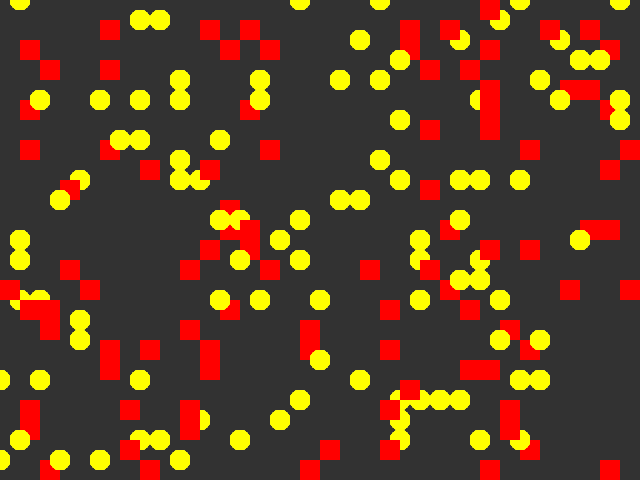
Frame 1 (no input)
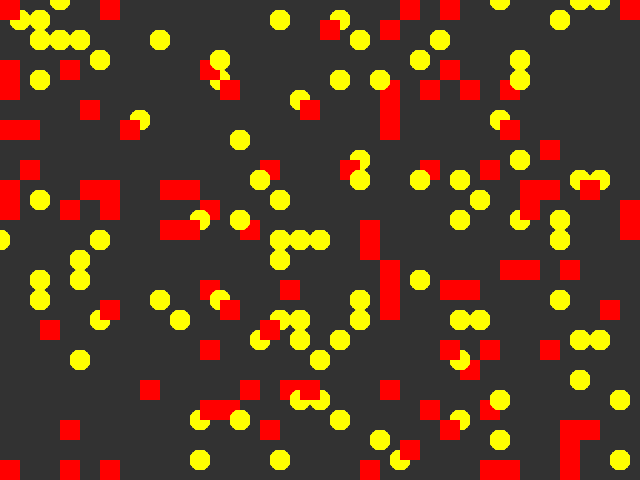
Frame 60 (the mouse pressed at the canvas centre just before this capture)
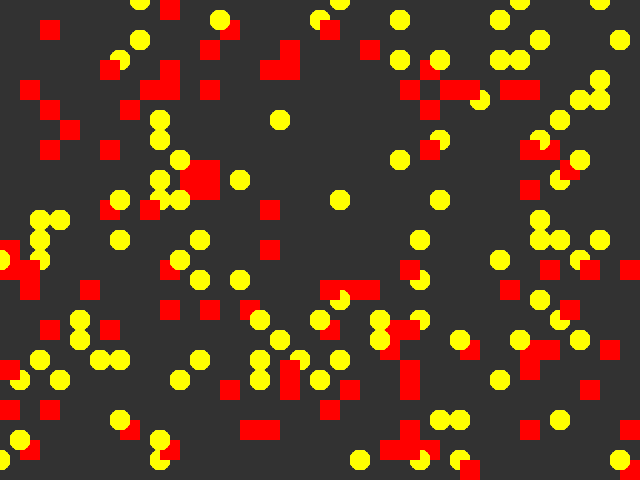
Frame 120 (the mouse held since frame 60 and released just before this capture)

The Processing sketch that drew these frames (run headless with seeded random() and noise(); from frame 60 on, the mouse is pressed at the canvas centre):

// Processing sketch: RaphaelleG_Assignment4
// ── RaphaelleG_Assignment4.pde
// Griddies
// by Pippin Barr
// MODIFIED BY: 
//
// A simple artificial life system on a grid. The "griddies" are squares that move
// around randomly, using energy to do so. They gain energy by overlapping with
// other griddies. If a griddie loses all its energy it dies.

// The size of a single grid element
int gridSize = 20;

// An array storing all the griddies
Griddie[] griddies = new Griddie[100];
Roundie[] roundies = new Roundie[100];
// setup()
//
// Set up the window and the griddies

void setup() {
  // Set up the window size and framerate (lower so we can watch easier)
  size(640, 480);
  frameRate(10);

  // QUESTION: What does this for loop do?
  //This loop sets up the random position of each square within the grid
  for (int i = 0; i < griddies.length; i++) {
    int x = floor(random(0, width/gridSize));
    int y = floor(random(0, height/gridSize));
    griddies[i] = new Griddie(x * gridSize, y * gridSize, gridSize);
  }

  for (int i = 0; i < roundies.length; i++) {
    int x = floor(random(0, width/gridSize));
    int y = floor(random(0, height/gridSize));
    roundies[i] = new Roundie(x * gridSize, y * gridSize, gridSize);
  }
}


// draw()
//
// Update all the griddies, check for collisions between them, display them.

void draw() {
  background(50);

  // We need to loop through all the griddies one by one
  for (int i = 0; i < griddies.length; i++) {

    // Update the griddies
    griddies[i].update();

    // Now go through all the griddies a second time...
    for (int j = 0; j < griddies.length; j++) {
      // QUESTION: What is this if-statement for?
      // It means if J is NOT equal to i
      if (j != i) {
        // QUESTION: What does this line check?
        //This line checks when a griddie overlaps another griddie
        griddies[i].collide(griddies[j]);
      }
      


        // Display the griddies
        griddies[i].display();
        roundies[i].display();
      }
    }
    
         for (int i = 0; i < roundies.length; i++) {

        // Update the griddies
        roundies[i].update();

        // Now go through all the griddies a second time...
        for (int j = 0; j < roundies.length; j++) {
          // QUESTION: What is this if-statement for?
          // It means if J is NOT equal to i
          if (j != i) {
            // QUESTION: What does this line check?
            //This line checks when a griddie overlaps another griddie
            roundies[i].collide(roundies[j]);
          }
        }
  }
}
// ── Griddie.pde
// Griddie
//
// A class defining the behaviour of a single Griddie
// which can move randomly in the window (within the grid),
// loses energy per move, and gains energy from overlapping
// with another Griddie.

class Griddie {
  // Limits for energy level and gains/losses
  int maxEnergy = 255;
  int moveEnergy = -1;
  int collideEnergy = 10;
  
  // Position, size, energy, and fill color
  int x;
  int y;
  int size;
  int energy;
  color fill = color(255,0,0);

  // Griddie(tempX, tempY, tempSize)
  //
  // Set up the Griddie with the specified location and size
  // Initialise energy to the maximum
  Griddie(int tempX, int tempY, int tempSize) {
    x = tempX;
    y = tempY;
    size = tempSize;
    energy = maxEnergy;
  }

  // update()
  //
  // Move the Griddie and update its energy levels
  void update() {
    
    // QUESTION: What is this if-statement for?
    // This statement says, if the griddie's energy is 0, the code breaks out of the loop, which means the griddie dies forever (sad) and does not come back
    if (energy == 0) {
      return;
    }
    
    // QUESTION: How does the Griddie movement updating work?
    //The griddie moves randomly on the x and y axis between -1 from its position and +2
    int xMoveType = floor(random(-1,2));
    int yMoveType = floor(random(-1,2));
    x += size * xMoveType;
    y += size * yMoveType;
    
    // QUESTION: What are these if statements doing?
    //These statements make sure that the griddies remain inside the window and dont move outside of it, theyre constraints
    if (x < 0) {
      x += width;
    }
    else if (x >= width) {
      x -= width;
    }
    if (y < 0) {
      y += height;
    }
    else if (y >= height) {
      y -= height;
    }

    // Update the Griddie's energy
    // Note that moveEnergy is negative, so this _loses_ energy
    energy += moveEnergy;
    
    // Constrain the Griddies energy level to be within the defined bounds
    energy = constrain(energy,0,maxEnergy);
  }

  // collide(other)
  //
  // Checks for collision with the other Griddie
  // and updates energy level
  
  void collide(Griddie other) {
    // QUESTION: What is this if-statement for?
    //This means that when a griddie with energy of 0 overlaps another griddie, no energy is transferred, it dies and disappears thank to the return function
    if (energy == 0 || other.energy == 0) {
      return;
    }
    
    // QUESTION: What does this if-statement check?
    //This statements says that if the x and y values of a griddie is the same as another griddie, then they give each other energy within the predermined limits
    if (x == other.x && y == other.y) {
      // Increase this Griddie's energy
      energy += collideEnergy;
      // Constrain the energy level to be within bounds
      energy = constrain(energy,0,maxEnergy);
    }
  }

  // display()
  //
  // Draw the Griddie on the screen as a rectangle
  void display() {
    // QUESTION: What does this fill line do?
    //This gives a fill colour to the griddie according to its amount of energy. (from red to grey when it loses energy)
    fill(fill, energy); 
    noStroke();
    rect(x, y, size, size);
  }
}
// ── Roundie.pde
// Griddie
//
// A class defining the behaviour of a single Griddie
// which can move randomly in the window (within the grid),
// loses energy per move, and gains energy from overlapping
// with another Griddie.

class Roundie {
  // Limits for energy level and gains/losses
  int maxEnergy = 255;
  int moveEnergy = -1;
  int collideEnergy = 10;
  
  // Position, size, energy, and fill color
  int x;
  int y;
  int size;
  int energy;
  color fill = color(255,255,0);

  // Griddie(tempX, tempY, tempSize)
  //
  // Set up the Griddie with the specified location and size
  // Initialise energy to the maximum
  Roundie(int tempX, int tempY, int tempSize) {
    x = tempX;
    y = tempY;
    size = tempSize;
    energy = maxEnergy;
  }

  // update()
  //
  // Move the Griddie and update its energy levels
  void update() {
    
    // QUESTION: What is this if-statement for?
    // This statement says, if the griddie's energy is 0, the code breaks out of the loop, which means the griddie dies forever (sad) and does not come back
    if (energy == 0) {
      return;
    }
    
    // QUESTION: How does the Griddie movement updating work?
    //The griddie moves randomly on the x and y axis between -1 from its position and +2
    int xMoveType = floor(random(-1,2));
    int yMoveType = floor(random(-1,2));
    x += size * xMoveType;
    y += size * yMoveType;
    
    // QUESTION: What are these if statements doing?
    //These statements make sure that the griddies remain inside the window and dont move outside of it, theyre constraints
    if (x < 0) {
      x += width;
    }
    else if (x >= width) {
      x -= width;
    }
    if (y < 0) {
      y += height;
    }
    else if (y >= height) {
      y -= height;
    }

    // Update the Griddie's energy
    // Note that moveEnergy is negative, so this _loses_ energy
    energy += moveEnergy;
    
    // Constrain the Griddies energy level to be within the defined bounds
    energy = constrain(energy,0,maxEnergy);
  }

  // collide(other)
  //
  // Checks for collision with the other Griddie
  // and updates energy level
  
  void collide(Roundie other) {
    // QUESTION: What is this if-statement for?
    //This means that when a griddie with energy of 0 overlaps another griddie, no energy is transferred, it dies and disappears thank to the return function
    if (energy == 0 || other.energy == 0) {
      return;
    }
    
    // QUESTION: What does this if-statement check?
    //This statements says that if the x and y values of a griddie is the same as another griddie, then they give each other energy within the predermined limits
    if (x == other.x && y == other.y) {
      // Increase this Griddie's energy
      energy += collideEnergy;
      // Constrain the energy level to be within bounds
      energy = constrain(energy,0,maxEnergy);
    }
  }

  // display()
  //
  // Draw the Griddie on the screen as a rectangle
  void display() {
    // QUESTION: What does this fill line do?
    //This gives a fill colour to the griddie according to its amount of energy. (from red to grey when it loses energy)
    fill(fill, energy); 
    noStroke();
    ellipse(x, y, size, size);
  }
  }
